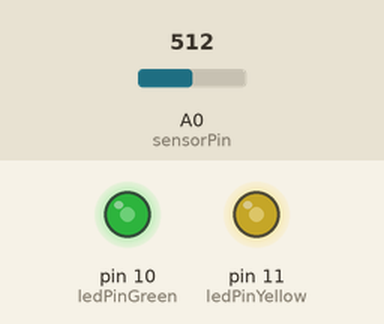
Recording of a sketch running on a simulated Arduino Uno, built with avr-gcc and run on an emulated ATmega328P. On the bench: output pins drawn as LEDs (lit = HIGH). The test bench sets the inputs (shaded band); at power-on: A0 (sensorPin) = 512.

Above: at 1.2 s.
1.3 s: A0 (sensorPin) set to 716
At 2.0 s:
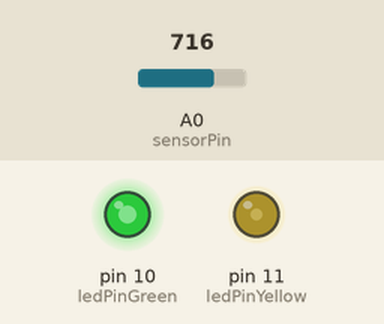
2.8 s: A0 (sensorPin) set to 900
At 3.5 s:
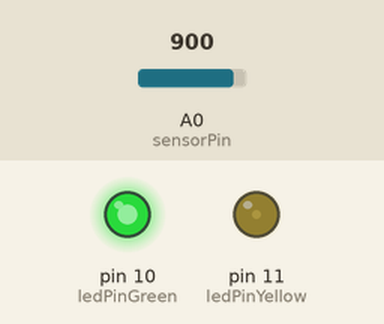
4.3 s: A0 (sensorPin) set to 1023
At 4.9 s:
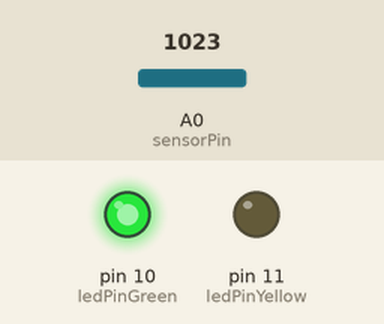
5.8 s: A0 (sensorPin) set to 306
At 6.3 s:
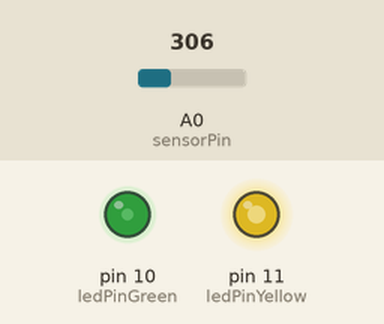
7.3 s: A0 (sensorPin) set to 122
At 7.6 s:
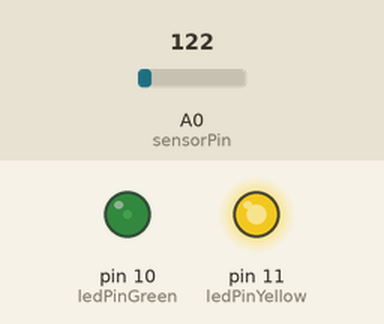
Timing chart, 0 to 9.8 s (numbered marks = the images above; inputs shaded):
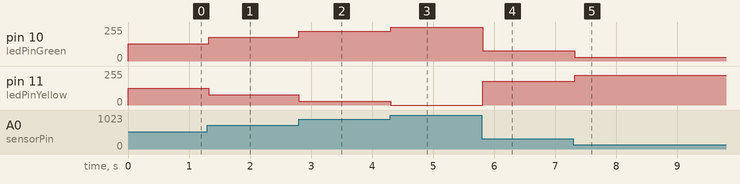

Measured:
- after the input at 1.3 s, pin 10 (ledPinGreen): 128/255 → 179/255 at once; pin 11 (ledPinYellow): 127/255 → 76/255 at once
- after the input at 2.8 s, pin 10 (ledPinGreen): 179/255 → 225/255 at once; pin 11 (ledPinYellow): 76/255 → 30/255 at once
- after the input at 4.3 s, pin 10 (ledPinGreen): 225/255 → 255/255 at once; pin 11 (ledPinYellow): 30/255 → 0/255 at once
- after the input at 5.8 s, pin 10 (ledPinGreen): 255/255 → 76/255 at once; pin 11 (ledPinYellow): 0/255 → 179/255 at once
- after the input at 7.3 s, pin 10 (ledPinGreen): 76/255 → 30/255 at once; pin 11 (ledPinYellow): 179/255 → 225/255 at once

The sketch:

SampleAnalogInputLed.ino
```cpp
int sensorPin = A0;    // select the input pin for the potentiometer
int sensorValue = 0;  // variable to store the value coming from the sensor

int ledPinGreen = 10;
int ledPinYellow = 11;

void setup() {
  // declare the ledPin as an OUTPUT:
  pinMode(ledPinGreen, OUTPUT);
  pinMode(ledPinYellow, OUTPUT);
}

void loop() {
  // read the value from the sensor:
  sensorValue = analogRead(sensorPin) / 4;

  analogWrite(ledPinGreen, sensorValue);
  analogWrite(ledPinYellow, 255-sensorValue);

  delay(30);
}
```
